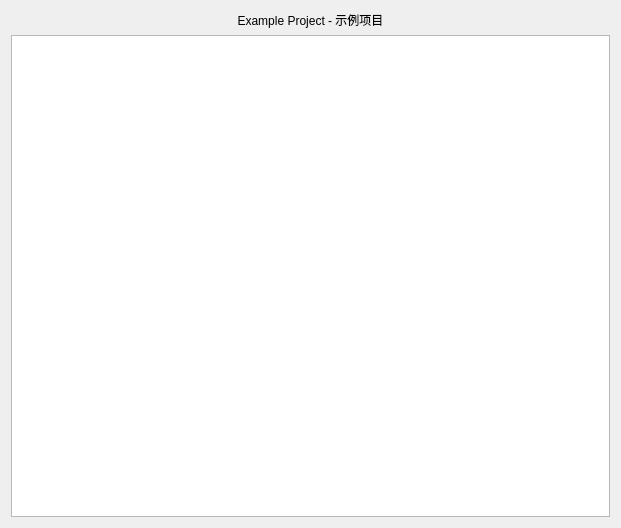
<?xml version="1.0" encoding="UTF-8"?>
<ui version="4.0">
 <class>QDAExampleDialog</class>
 <widget class="QDialog" name="QDAExampleDialog">
  <property name="geometry">
   <rect>
    <x>0</x>
    <y>0</y>
    <width>621</width>
    <height>528</height>
   </rect>
  </property>
  <property name="windowTitle">
   <string>Dialog</string>
  </property>
  <layout class="QGridLayout" name="gridLayout">
   <item row="0" column="0">
    <widget class="QLabel" name="titleLabel">
     <property name="text">
      <string>Example Project - 示例项目</string>
     </property>
     <property name="alignment">
      <set>Qt::AlignCenter</set>
     </property>
    </widget>
   </item>
   <item row="1" column="0">
    <widget class="QListWidget" name="exampleListWidget"/>
   </item>
  </layout>
 </widget>
 <resources/>
 <connections/>
</ui>
